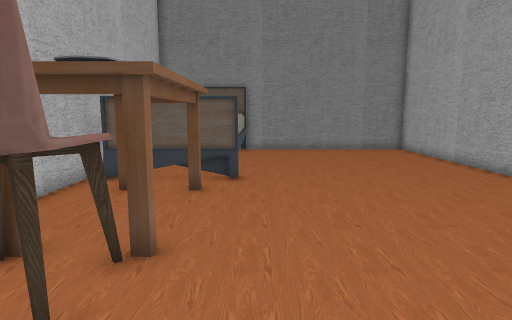
[1] (above)

13 first-person views from a walk through a Unity game level. The camera is 1.2 m above the floor, tilts 8° down and sees 75° across. The floor is counted in squares, 0.5 m on a side. Each view is taken from the middle of a square. On the plan, view 1 faces up. The plan holds only what a view shows up to about 20 squares ahead; the rest is blank. Some animated figures are left out. Some surface patterns are stand-ins.

[2]
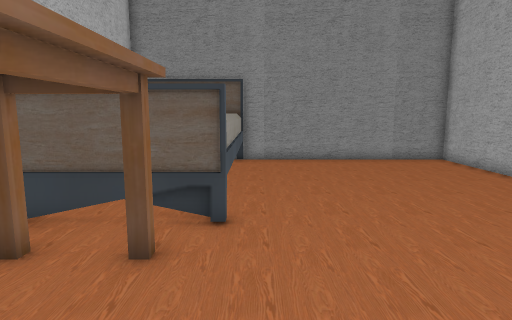

[3]
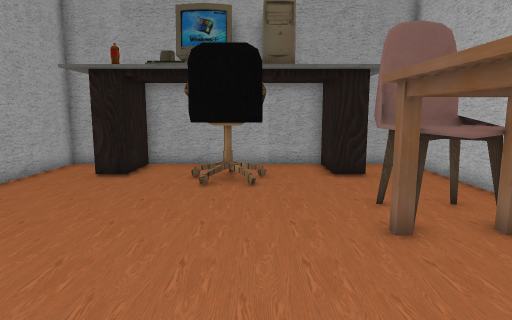

[4]
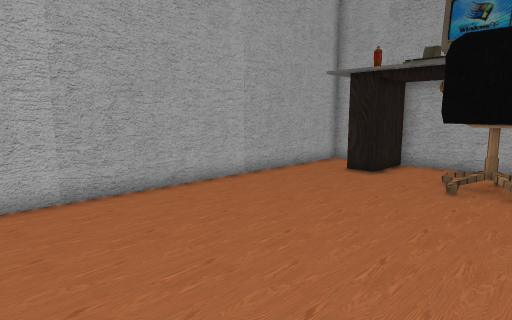

[5]
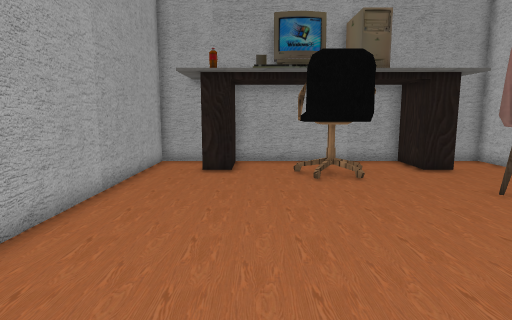

[6]
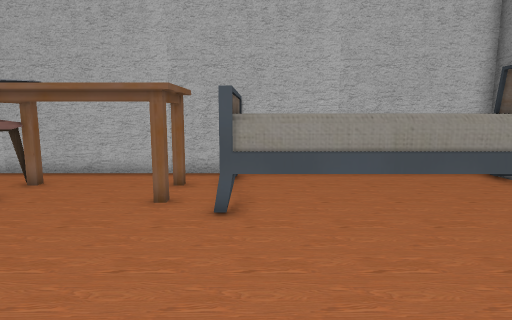

[7]
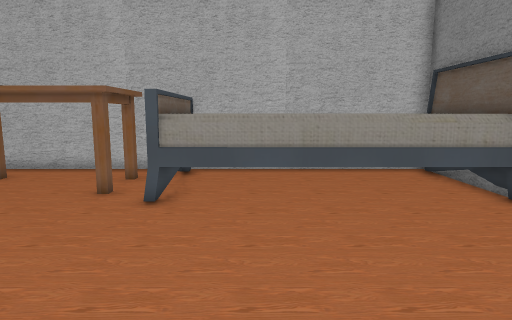

[8]
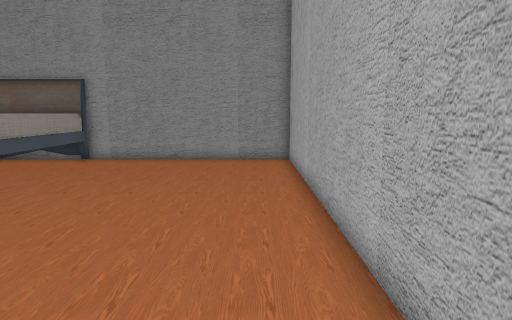

[9]
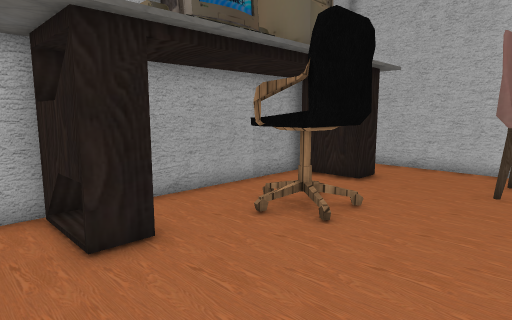

[10]
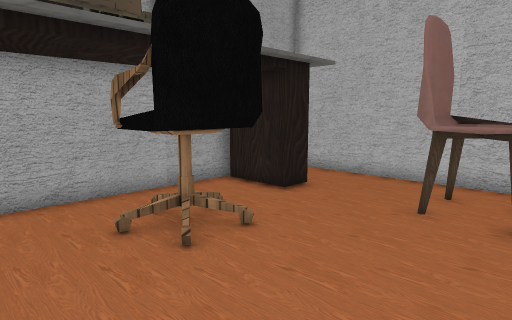

[11]
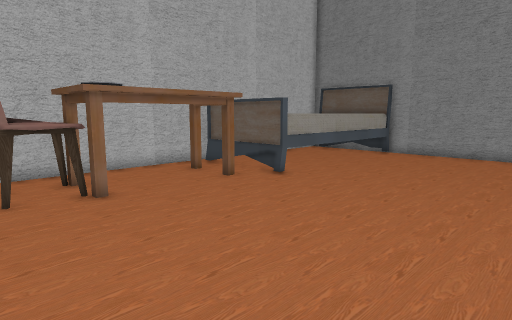

[12]
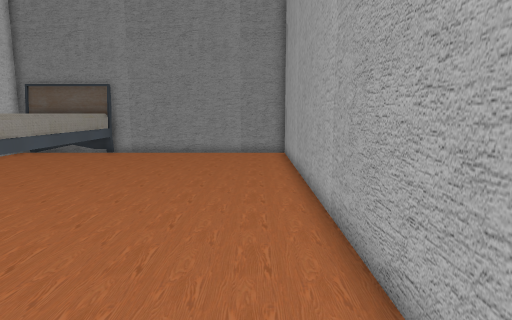

[13]
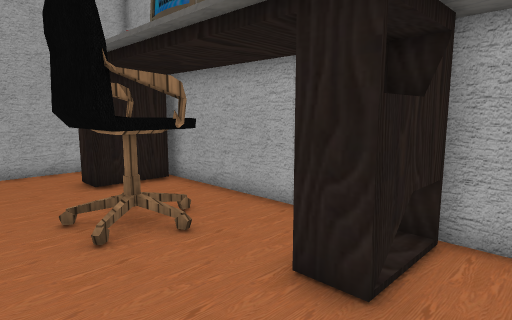

### Floor plan
Key: @ floor where view 1 was taken; # wall or solid block; . floor; O other object.
Columns run from 6 left of view 1 to 10 right of it. Each row starts with its distance up from view 1.
 22 #OOOOO###########
 21 #    O..........#
 20 #    O..........#
 19 #    O..........#
 18 #    O..........#
 17 #    O..........#
 16 #    O..........#
 15 #    O..........#
 14 #    O..........#
 13 #    O..........#
 12 #OOOOO..........#
 11 #.OOO...........#
 10 # OOO...........#
  9 #   O...........#
  8 #   O...........#
  7 #  OO...........#
  6 # O#O...........#
  5 #.OOO...........#
  4 #.OOO...........#
  3 #.OOO...........#
  2 #...............#
  1 #......OOO......#
  0 #.....@OOO......#
 -1 #..##..OO#..##..#
 -2 #..##.......##..#
 -3 #..##.......##..#
 -4 #################

Positions as (right, up) in squares from view 1, and headings:
1: (0, 0), facing up
2: (0, 5), facing up
3: (1, 12), facing down
4: (0, 12), facing down-right
5: (5, 13), facing down
6: (7, 13), facing left
7: (8, 15), facing left
8: (8, 5), facing up
9: (9, 5), facing down-left
10: (6, 6), facing down-left
11: (8, 2), facing up-left
12: (8, 2), facing up
13: (-5, 3), facing down-right
